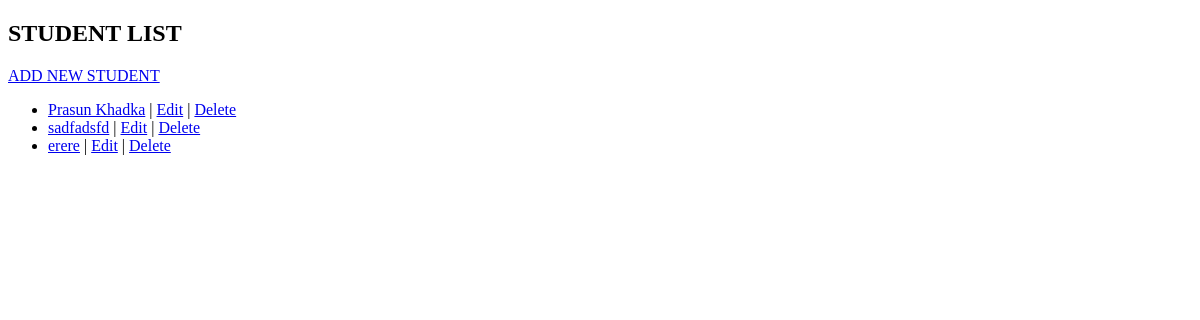
/list/, run on an earlier commit of the app's database.
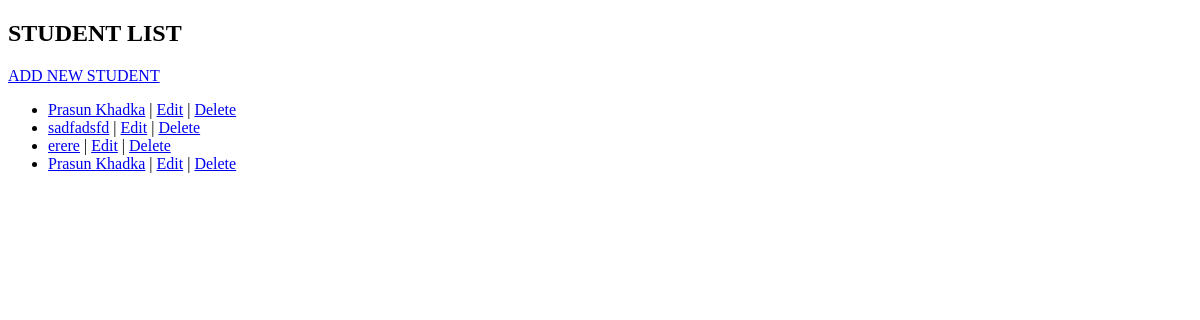
And on a later commit of the database.
### student/models.py (models this page shows)
class Student(models.Model):
  name = models.CharField()
  age = models.IntegerField()
  email = models.EmailField(unique=True)

### student/views.py (the view)
# urls.py: path('list/',views.student_list,name="student_list"),
def student_list(request):
  students = Student.objects.all()
  return render(request , 'list.html',{'students':students})

### student/templates/list.html (shortened to what this page needs)
<!DOCTYPE html>
<html>
  <head>
  </head>
  <body>
    <h2> STUDENT LIST</h2>
    <a href ="{% url 'student_create' %}">ADD NEW STUDENT</a>
    <ul>
      {% for s in students %}
        <li>
          <a href="{% url 'student_detail' s.pk%}">{{s.name}}</a>   |
          <a href="{% url 'student_edit' s.pk%}">Edit</a>    |
          <a href="{% url 'student_delete' s.pk%}">Delete</a>
        </li>
      {% endfor %}
    </ul>
  </body>
</html>

What changed in the data, as far as the page shows it:
added Student: name "Prasun Khadka"
